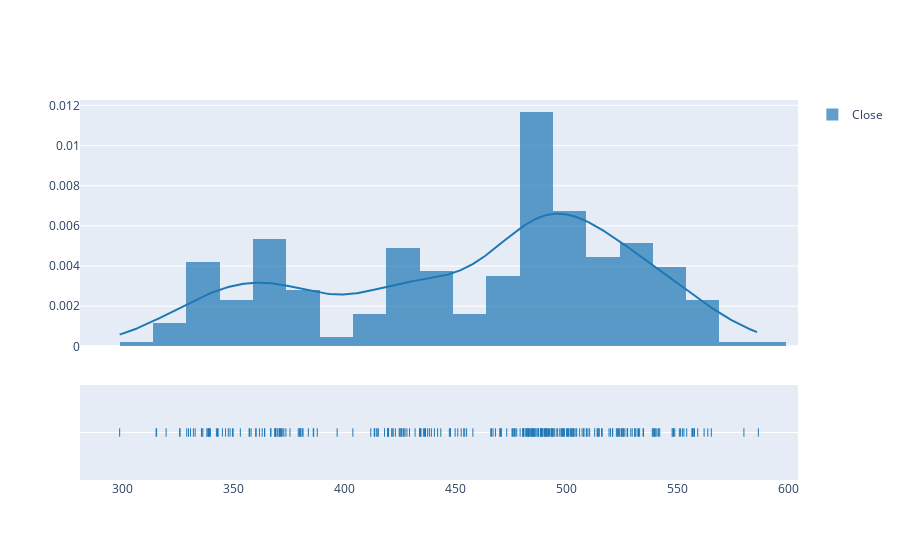

Write notebook code for a chart like this one.
### Code cell
plot_ts_hist(df, bins=15, rug = True)

### Figure 1 — Plotly figure (JSON) as saved in the notebook; plotly's stock layout.template omitted (floating-point values rounded to 4 significant figures; data arrays with more than 128 entries replaced by an {"elided": "..."} marker saying what was removed)
{"data": [{"autobinx": false, "histnorm": "probability density", "legendgroup": "Close", "marker": {"color": "rgb(31, 119, 180)"}, "name": "Close", "opacity": 0.7, "type": "histogram", "x": {"elided": "286 float values"}, "xaxis": "x", "xbins": {"end": 586.3, "size": 15, "start": 298.8}, "yaxis": "y"}, {"legendgroup": "Close", "marker": {"color": "rgb(31, 119, 180)"}, "mode": "lines", "name": "Close", "showlegend": false, "type": "scatter", "x": {"elided": "500 float values"}, "xaxis": "x", "y": {"elided": "500 float values"}, "yaxis": "y"}, {"legendgroup": "Close", "marker": {"color": "rgb(31, 119, 180)", "symbol": "line-ns-open"}, "mode": "markers", "name": "Close", "showlegend": false, "type": "scatter", "x": {"elided": "286 float values"}, "xaxis": "x", "y": {"elided": "286 str values"}, "yaxis": "y2"}], "layout": {"barmode": "overlay", "hovermode": "closest", "legend": {"traceorder": "reversed"}, "xaxis": {"anchor": "y2", "domain": [0, 1], "zeroline": false}, "yaxis": {"anchor": "free", "domain": [0.35, 1], "position": 0}, "yaxis2": {"anchor": "x", "domain": [0, 0.25], "dtick": 1, "showticklabels": false}}}
